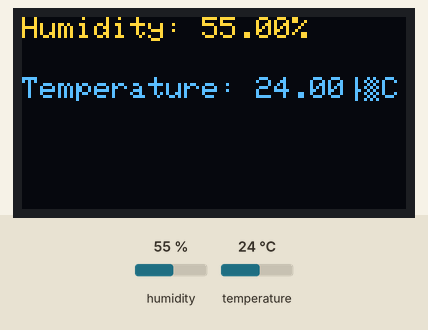
Recording of a program running on a simulated Arduino Uno, built with avr-gcc and run on an emulated ATmega328P. Shown: 128×64 one-colour display. The test bench sets the inputs (shaded band); at power-on: humidity 55 %, temperature 24 °C. The OLED is the two-colour kind (top 16 rows yellow); the display library's start-up logo is not drawn; what the program prints to the serial monitor is not drawn.

Above: at 2.7 s.
2.8 s: humidity set to 22 %
At 4.7 s:
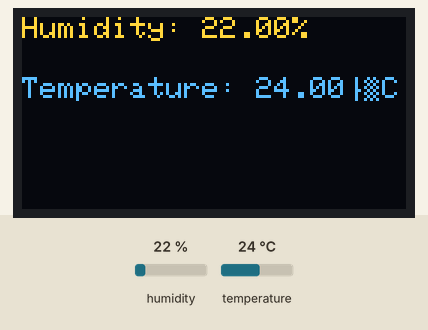
5.8 s: temperature set to 12 °C
At 7.0 s:
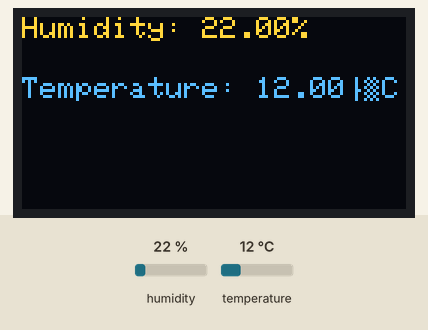
8.8 s: humidity set to 40 %
At 11.5 s:
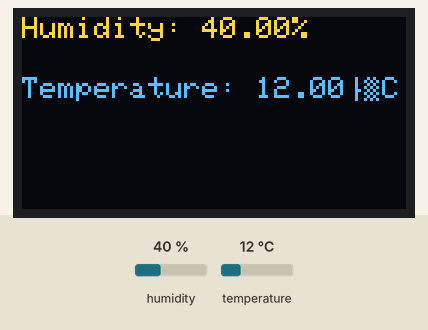
11.8 s: temperature set to 19 °C
Timing chart, 0 to 14.8 s (numbered marks = the images above; inputs shaded):
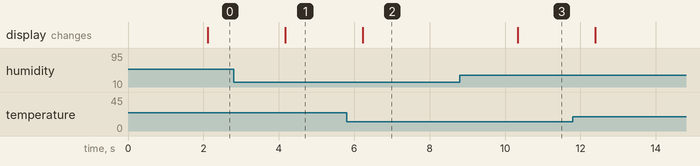

The program:

main.cpp
```cpp
#include <Wire.h>
#include <Adafruit_SSD1306.h>
#include <DHT.h>

#define SCREEN_WIDTH 128
#define SCREEN_HEIGHT 64
#define OLED_RESET -1
#define SSD1306_I2C_ADDRESS 0x78
Adafruit_SSD1306 display(SCREEN_WIDTH, SCREEN_HEIGHT, &Wire, OLED_RESET);

#define DHTPIN 7      // Pin where the DHT11 is connected
#define DHTTYPE DHT11 // Type of DHT sensor

DHT dht(DHTPIN, DHTTYPE);

void serialPrintTemperatureAndHumidity(float temperature, float humidity)
{
  Serial.print(F("VALUE: "));

  // Print humidity
  Serial.print(F("Humidity: "));
  Serial.print(humidity);
  Serial.print(F("%"));

  Serial.print('\t');

  // Print temperature
  Serial.print(F("Temperature: "));
  Serial.print(temperature);
  Serial.println(F("°C"));
}

void setup()
{
  Serial.begin(9600);

  Serial.println(F("Build version 0.1"));

  if (!display.begin(SSD1306_I2C_ADDRESS, OLED_RESET))
  {
    Serial.println(F("SSD1306 allocation failed"));
    for (;;)
      ;
  }

  // Clear the display buffer
  display.display();
  display.clearDisplay();
}

void loop()
{

  delay(2000); // Wait for 2 seconds between readings

  float humidity = dht.readHumidity();
  float temperature = dht.readTemperature();

  if (isnan(humidity) || isnan(temperature))
  {
    Serial.println(F("ERROR: Failed to read from DHT sensor!"));
    return;
  }

  display.clearDisplay();
  display.setTextSize(1);
  display.setTextColor(SSD1306_WHITE);
  display.setCursor(0, 0);
  display.print(F("Humidity: "));
  display.print(humidity);
  display.print(F("%"));

  display.setCursor(0, 20);
  display.print(F("Temperature: "));
  display.print(temperature);
  display.print(F("°C"));

  display.display();
  serialPrintTemperatureAndHumidity(temperature, humidity);
}
```

Measured:
- after the input at 2.8 s, the display: changes after 1.4 s (image 1)
- after the input at 5.8 s, the display: changes after 0.42 s (image 2)
- after the input at 8.8 s, the display: changes after 1.5 s (image 3)
